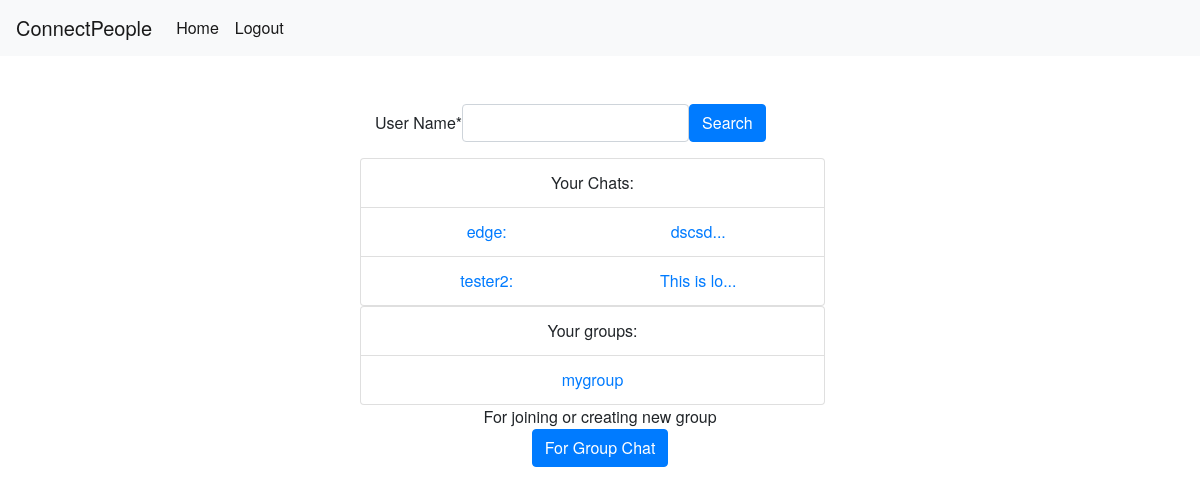
Screenshot of /chatapp/ (signed in) with the database file from the repository.
### chatapp/models.py (models this page shows, shortened)
class Chat(models.Model):
    latest_message = models.ForeignKey(Message, related_name='latest_message', on_delete=models.CASCADE)
    member_one = models.ForeignKey(User, related_name='member_one', on_delete=models.CASCADE)
    member_two = models.ForeignKey(User, related_name='member_two', on_delete=models.CASCADE)

class Message(models.Model):
    msg_text = models.CharField(max_length=200, blank=False)
    send_time = models.DateTimeField(default=datetime.now)
    sender = models.ForeignKey(User, related_name='sender_user', on_delete=models.CASCADE)
    reciever = models.ForeignKey(User, related_name='reciever_user', on_delete=models.CASCADE)
    def __str__(self):
        return self.msg_text[:10]

class Group(models.Model):
    group_name = models.CharField(max_length=20, unique=True)
    members = models.ManyToManyField(User, related_name='group_members')
    group_code = models.CharField(max_length=100)
    max_group_size = models.IntegerField(default=5)
    admin = models.CharField(default='uditg', max_length=50)

### chatapp/views.py (the view, shortened to what this page needs)
# urls.py: path('', views.HomeView.as_view(), name='home'),
@method_decorator(login_required, name='dispatch')
class HomeView(View):
    def get(self, request):
        form = UserSearchForm()
        user_groups = request.user.group_members.all()
        user_chats = Chat.objects.filter(Q(member_one=request.user) | Q(member_two=request.user))
        return render(request, 'chatapp/home.html',
                      {'form': form, 'user_groups': user_groups, 'user_chats': user_chats})

### chatapp/forms.py
class UserSearchForm(forms.Form):
    username = forms.CharField(label="User Name", max_length=50)

### chatapp/templatetags/chats_extra.py (called while the page is built)
@register.simple_tag()
def other_member(user_chat, user):
    if user_chat.member_one == user:
        return user_chat.member_two.username
    else:
        return user_chat.member_one.username

### chatapp/templates/chatapp/home.html (shortened to what this page needs)
{%extends 'chatapp/base.html'%}
{%load crispy_forms_tags %}
{%load chats_extra %}
{%block content%}
<div class="container" id="form_container">
    <div class="row">
        <div class="col-sm-3 "></div>
        <div class="col-sm">
            <form method="post" action="{% url 'chatapp:home' %}" class="d-flex-row form-inline">
                {{form|crispy}}
                <input type="submit" class="btn btn-primary" value="Search">
            </form>
        </div>
    </div>
    <div class="row">
        <div class="col-sm-3"></div>
        <div class="col-sm list-group">
            <div class="list-group-item text-center">
                Your Chats:
            </div>
            {%for user_chat in user_chats%}
                <div class="list-group-item text-center">
                    <a href="{%url 'chatapp:user_chat_redirecter' user.id user_chat.id %}">
                        <div class="container">
                            <div class="row">
                                <div class="col">{%other_member user_chat user%}:</div>
                                <div class="col">{{user_chat.latest_message}}...</div>
                            </div>
                        </div>
                    </a>
                </div>
            {%endfor%}
        </div>
        <div class="col-sm-3"></div>
    </div>
    <div class="row">
        <div class="col-sm-3"></div>
        <div class="col-sm list-group">
            <div class="list-group-item text-center">
                Your groups:
            </div>
            {%for user_group in user_groups%}
                <div class="list-group-item text-center">
                    <a href="{%url 'chatapp:group_chat_messages' user_group.group_name user.id%}">
                        {{user_group.group_name}}
                    </a>
                </div>
            {%endfor%}
        </div>
        <div class="col-sm-3"></div>
    </div>
    <div class="row">
        <div class="col-sm"></div>
        <div class="col-sm-8 text-center">For joining or creating new group</div>
        <div class="col-sm"></div>
    </div>
    <div class="row">
        <div class="col-sm"></div>
        <div class="col-sm-8">
            <form method="get" action="{%url 'chatapp:group_chat'%}" class="form-inline justify-content-center">
                <button type="submit" class="btn btn-primary text-center">For Group Chat</button>
            </form>
        </div>
        <div class="col-sm"></div>
    </div>
</div>
{%endblock content%}

### chatapp/static/chatapp/css/stylesheet.css (style rules this page uses)
body { font-family: "HelveticaNeue-Light", "Helvetica Neue Light", "Helvetica Neue", Helvetica, Arial, "Lucida Grande", sans-serif; font-weight: 300; }
#form_container { padding-top:5%; }

### rows the page displays
Chat: member_one.username "edge", latest_message "dscsd"
Chat: member_one.username "tester2", latest_message "This is lo"
Group: group_name "mygroup"
